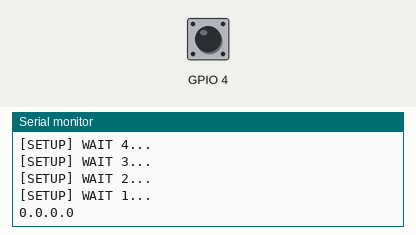
The sketch below on a simulated ESP8266 (Wemos D1 mini). On the bench: the last lines printed to the serial monitor. The inputs (shaded band) are chosen by the test bench; at power-on: GPIO 4 LOW. WiFi joins after 1.5 s; servers stay silent unless stated.

Above: at 5.2 s.
5.3 s: GPIO 4 driven HIGH
At 6.6 s:
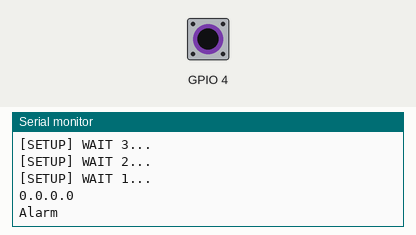
8.3 s: GPIO 4 pulsed LOW 2 times (0.12 s each, 0.3 s apart)
At 9.7 s:
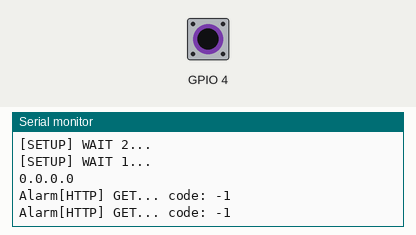
Timing chart, 0 to 11.3 s (numbered marks = the images above; inputs shaded):
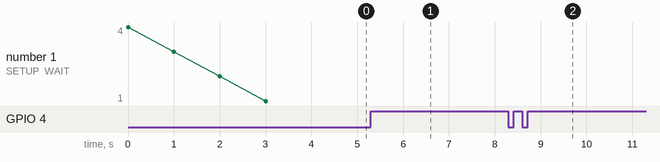

Measured:
- after the input at 5.3 s, the serial monitor: prints a new line at once (image 1)
- after the input at 8.3 s, the serial monitor: prints a new line after 0.12 s (image 2)

The sketch:

sensor.ino
```cpp
#include <Arduino.h>
#include <ESP8266WiFi.h>
#include <ESP8266WiFiMulti.h>
#include <ESP8266HTTPClient.h>
#define USE_SERIAL Serial

ESP8266WiFiMulti WiFiMulti;
void sendAlarm();
void setup() {
    pinMode(4, INPUT);
    USE_SERIAL.begin(115200);
    for(uint8_t t = 4; t > 0; t--) {
        USE_SERIAL.printf("[SETUP] WAIT %d...\n", t);
        USE_SERIAL.flush();
        delay(1000);
    }
    WiFiMulti.addAP("acesspointid", "key");
    Serial.println(WiFi.localIP());
}

    int previousRead = 0;
    int currentRead = 0;
void loop() {
    currentRead = digitalRead(4);
    if(previousRead == 0 && currentRead == 1){
      printf("Alarm");
      sendAlarm();
      }
     previousRead = currentRead;
}

void sendAlarm() {
  // wait for WiFi connection
    if((WiFiMulti.run() == WL_CONNECTED)) {
        HTTPClient http;
        http.begin("http://192.168.1.36:5000/alarm");
        int httpCode = http.GET();

        USE_SERIAL.printf("[HTTP] GET... code: %d\n", httpCode);
        if(httpCode > 0) {
            if(httpCode == HTTP_CODE_OK) {
                String payload = http.getString();
                USE_SERIAL.println(payload);
            }
        }
        http.end();
    }
    delay(1000);
  }
```
